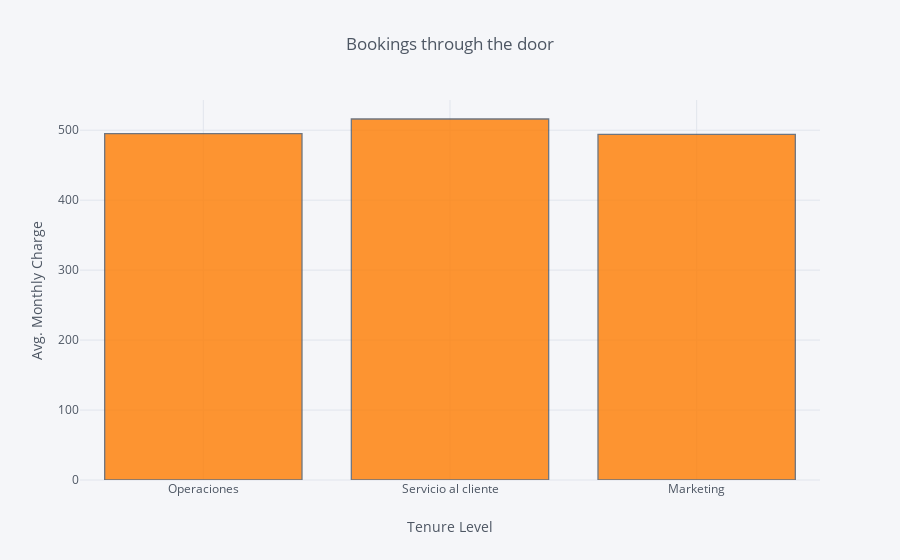

Here is the notebook cell this chart was saved with:
### Code cell
df_channel.canal_venta.iplot(kind='hist',  xTitle='Tenure Level', yTitle='Avg. Monthly Charge', 
                             title='Bookings through the door',color= 'rgb(255,124,0)')

### Figure 1 — Plotly figure (JSON) as saved in the notebook; plotly's stock layout.template omitted (floating-point values rounded to 4 significant figures; data arrays with more than 128 entries replaced by an {"elided": "..."} marker saying what was removed)
{"data": [{"histfunc": "count", "histnorm": "", "marker": {"color": "rgba(255, 124, 0, 1.0)", "line": {"color": "#4D5663", "width": 1.3}}, "name": "canal_venta", "opacity": 0.8, "orientation": "v", "type": "histogram", "uid": "1a833e28-dbf8-40e0-80fe-ad219f7af5ae", "x": {"elided": "1505 str values"}}], "layout": {"barmode": "overlay", "legend": {"bgcolor": "#F5F6F9", "font": {"color": "#4D5663"}}, "paper_bgcolor": "#F5F6F9", "plot_bgcolor": "#F5F6F9", "title": {"font": {"color": "#4D5663"}, "text": "Bookings through the door"}, "xaxis": {"gridcolor": "#E1E5ED", "showgrid": true, "tickfont": {"color": "#4D5663"}, "title": {"font": {"color": "#4D5663"}, "text": "Tenure Level"}, "zerolinecolor": "#E1E5ED"}, "yaxis": {"gridcolor": "#E1E5ED", "showgrid": true, "tickfont": {"color": "#4D5663"}, "title": {"font": {"color": "#4D5663"}, "text": "Avg. Monthly Charge"}, "zerolinecolor": "#E1E5ED"}}}
